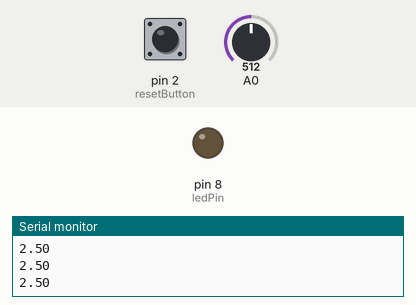
This sketch was run on a simulated Arduino Uno, built with avr-gcc and run on an emulated ATmega328P. On the bench: output pins drawn as LEDs (lit = HIGH), the last lines printed to the serial monitor. The inputs (shaded band) are chosen by the test bench; at power-on: A0 = 512, pin 2 (resetButton) LOW.

Above: at 1.2 s.
1.3 s: A0 set to 111
2.8 s: A0 set to 94
At 3.8 s:
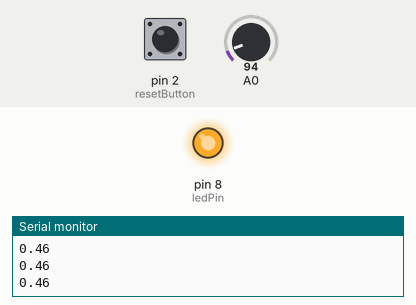
4.3 s: pin 2 (resetButton) pulled HIGH for 3.2 s
At 5.2 s:
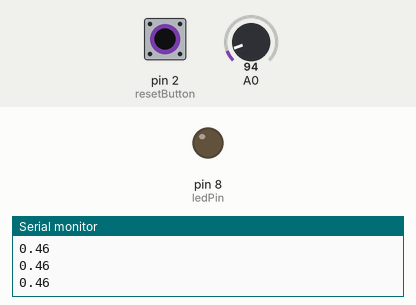
Timing chart, 0 to 9.0 s (numbered marks = the images above; inputs shaded):
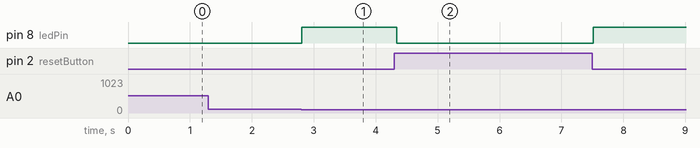

The sketch:

turn_on_lights.ino
```cpp
int ledPin = 8; // LED connected to digital
int resetButton = 2;
int val = 0;

void setup()
{
  Serial.begin(9600);
  pinMode(ledPin, OUTPUT);
  pinMode(resetButton, INPUT);
}

void loop(){

  delay(90);
  int sensorValue = analogRead(A0);   // read the input pin
  int buttonValue = digitalRead(resetButton);   // read the input pin
  val = buttonValue;
  float voltage = sensorValue * (5.0 / 1024.0);
  //float voltageButton = val * (5.0 / 1024.0);

 //int voltageR = (voltage - 2.0);

  if(voltage < 0.50){
      digitalWrite(ledPin, HIGH);   // sets the LED on
  }


  if(val == HIGH){
     reset();
  }

   //Serial.println(val);
   Serial.println(voltage);
}

void reset(){
   val = 0;
  digitalWrite(ledPin, LOW);
}
```

Measured:
- the behaviour switches between 103 and 102 on A0 (found by bisection; images 0 and 1)
- after the input at 2.8 s, pin 8 (ledPin): LOW → HIGH at once
- after the input at 4.3 s, pin 8 (ledPin): HIGH → LOW at once, → HIGH 3.2 s later
